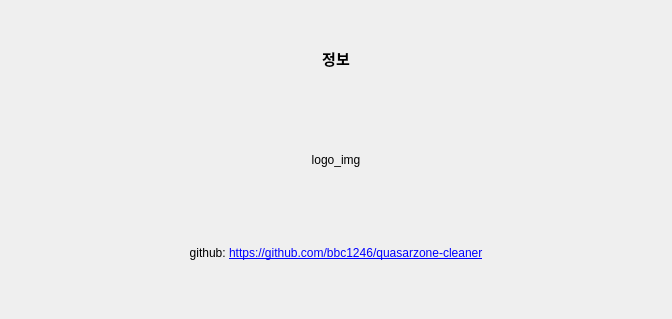
<?xml version="1.0" encoding="UTF-8"?>
<ui version="4.0">
 <class>Dialog</class>
 <widget class="QDialog" name="Dialog">
  <property name="geometry">
   <rect>
    <x>0</x>
    <y>0</y>
    <width>672</width>
    <height>319</height>
   </rect>
  </property>
  <property name="windowTitle">
   <string>정보</string>
  </property>
  <layout class="QVBoxLayout" name="verticalLayout">
   <item>
    <widget class="QLabel" name="label">
     <property name="font">
      <font>
       <pointsize>11</pointsize>
       <weight>75</weight>
       <bold>true</bold>
      </font>
     </property>
     <property name="text">
      <string>정보</string>
     </property>
     <property name="alignment">
      <set>Qt::AlignCenter</set>
     </property>
    </widget>
   </item>
   <item>
    <widget class="QLabel" name="logo_img">
     <property name="text">
      <string>logo_img</string>
     </property>
     <property name="alignment">
      <set>Qt::AlignCenter</set>
     </property>
    </widget>
   </item>
   <item>
    <widget class="QLabel" name="label_info">
     <property name="text">
      <string> github: &lt;a href=&quot;https://github.com/bbc1246/quasarzone-cleaner&quot;&gt;https://github.com/bbc1246/quasarzone-cleaner&lt;/a&gt;&lt;br /&gt;</string>
     </property>
     <property name="alignment">
      <set>Qt::AlignCenter</set>
     </property>
    </widget>
   </item>
  </layout>
 </widget>
 <resources/>
 <connections/>
</ui>
